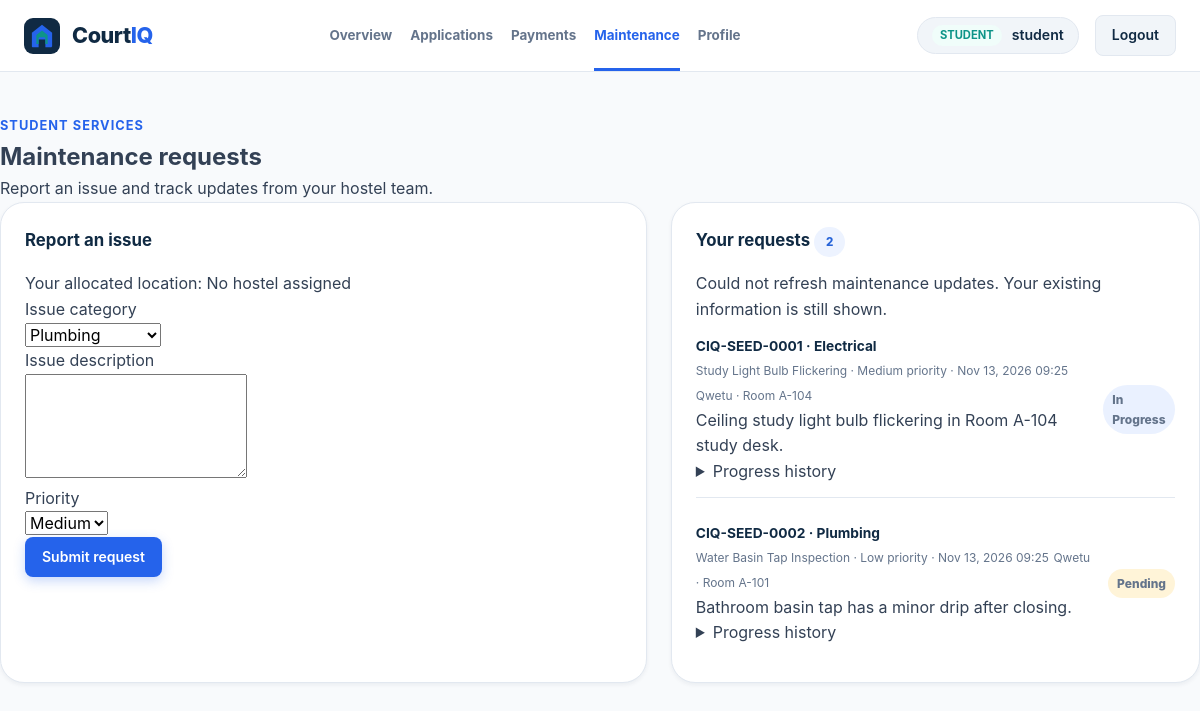
The app's page /student/maintenance.php (signed in) with its own data.
### tables this page shows
CREATE TABLE IF NOT EXISTS `users` (
    `id` INT AUTO_INCREMENT PRIMARY KEY,
    `username` VARCHAR(80) NOT NULL UNIQUE,
    `email` VARCHAR(150) NOT NULL UNIQUE,
    `password_hash` VARCHAR(255) NOT NULL,
    `role` ENUM('student', 'warden', 'administrator') NOT NULL,
    `status` ENUM('active', 'inactive', 'suspended') NOT NULL DEFAULT 'active',
    `approval_status` ENUM('pending', 'approved', 'rejected') NOT NULL DEFAULT 'approved',
    `approval_decided_by` INT DEFAULT NULL,
    `approval_decided_at` DATETIME DEFAULT NULL,
    `created_at` TIMESTAMP DEFAULT CURRENT_TIMESTAMP,
    `updated_at` TIMESTAMP DEFAULT CURRENT_TIMESTAMP ON UPDATE CURRENT_TIMESTAMP,
    INDEX `idx_users_role` (`role`),
    INDEX `idx_users_status` (`status`),
    INDEX `idx_users_approval_status` (`approval_status`, `role`),
    FOREIGN KEY (`approval_decided_by`) REFERENCES `users`(`id`) ON DELETE SET NULL
);

CREATE TABLE IF NOT EXISTS `maintenance_requests` (
    `id` INT AUTO_INCREMENT PRIMARY KEY,
    `reference_no` VARCHAR(100) NOT NULL UNIQUE,
    `user_id` INT NOT NULL,
    `hostel_id` INT DEFAULT NULL,
    `room_id` INT DEFAULT NULL,
    `hostel_name_snapshot` VARCHAR(150) DEFAULT NULL,
    `room_number_snapshot` VARCHAR(50) DEFAULT NULL,
    `title` VARCHAR(180) NOT NULL,
    `category` ENUM('Plumbing', 'Electrical', 'Furniture', 'Cleaning', 'Room Facilities', 'Security', 'Other') NOT NULL DEFAULT 'Other',
    `description` TEXT NOT NULL,
    `priority` ENUM('low', 'medium', 'high') NOT NULL DEFAULT 'medium',
    `status` ENUM('pending', 'in_progress', 'resolved', 'rejected') NOT NULL DEFAULT 'pending',
    `latest_response` TEXT DEFAULT NULL,
    `resolution_notes` TEXT DEFAULT NULL,
    `created_at` TIMESTAMP DEFAULT CURRENT_TIMESTAMP,
    `updated_at` TIMESTAMP DEFAULT CURRENT_TIMESTAMP ON UPDATE CURRENT_TIMESTAMP,
    FOREIGN KEY (`user_id`) REFERENCES `users`(`id`) ON DELETE CASCADE,
    FOREIGN KEY (`hostel_id`) REFERENCES `hostel_profiles`(`id`) ON DELETE SET NULL,
    FOREIGN KEY (`room_id`) REFERENCES `rooms`(`id`) ON DELETE SET NULL,
    INDEX `idx_maintenance_hostel` (`hostel_id`, `status`),
    INDEX `idx_maintenance_filters` (`status`, `category`, `hostel_id`)
);

### includes/auth.php (called while the page is built, shortened)
<?php
require_once __DIR__ . '/functions.php';
function isLoggedIn(): bool
{
    return isset($_SESSION['courtiq_user']) && !empty($_SESSION['courtiq_user']['id']);
}
function currentUser(): ?array
{
    return isLoggedIn() ? $_SESSION['courtiq_user'] : null;
}
function projectUrl(string $path = ''): string
{
    $scriptName = $_SERVER['SCRIPT_NAME'] ?? '/index.php';
    $directory = str_replace('\\', '/', dirname($scriptName));
    $subdirs = ['student', 'warden', 'admin', 'includes', 'config', 'database'];
    $currentBase = basename($directory);
    if (in_array($currentBase, $subdirs, true)) {
        $directory = dirname($directory);
    }
    $root = rtrim(str_replace('\\', '/', $directory), '/');
    $cleanPath = ltrim($path, '/');
    return $root === '' ? '/' . $cleanPath : $root . '/' . $cleanPath;
}
function requireRole(array $allowedRoles): void
{
    require_once __DIR__ . '/db.php';
    $userId = (int)currentUser()['id'];
    $stmt = db()->prepare('SELECT u.username, u.email, u.role, u.status, u.approval_status, sp.full_name, sp.student_number
        FROM users u LEFT JOIN student_profiles sp ON sp.user_id = u.id WHERE u.id = ?');
    $stmt->bind_param('i', $userId);
    if (!$stmt->execute()) {
        error_log('CourtIQ could not execute the current account authorization check: ' . $stmt->error);
        $stmt->close();
        http_response_code(503);
        exit('Account authorization is temporarily unavailable.');
    }
    $user = $stmt->get_result()->fetch_assoc();
}

### includes/functions.php (called while the page is built, shortened)
<?php
function e(?string $value): string
{
    return htmlspecialchars((string)$value, ENT_QUOTES, 'UTF-8');
}

### includes/db.php (called while the page is built, shortened)
<?php
$dbConfigFile = __DIR__ . '/../config/database.php';
$dbConfig = require $dbConfigFile;
try {
    $db = @new mysqli(
        $dbConfig['host'],
        $dbConfig['username'],
        $dbConfig['password'],
        $dbConfig['database'],
        (int)$dbConfig['port']
    );
    if (!empty($dbConfig['charset'])) {
        $db->set_charset($dbConfig['charset']);
    }
} catch (Throwable $t) {
    error_log('CourtIQ Database Exception: ' . $t->getMessage());
    http_response_code(503);
    die('The CourtIQ database service is temporarily unavailable.');
}
function db(): mysqli
{
    global $db;
    return $db;
}

### student/maintenance.php (the view, shortened to what this page needs)
<?php
require_once __DIR__ . '/../includes/auth.php';
require_once __DIR__ . '/../includes/db.php';
requireRole(['student']);
$userId = (int)currentUser()['id'];
$conn = db();
$allocationStmt = $conn->prepare("SELECT h.name AS hostel_name, r.room_number
    FROM room_allocations a
    JOIN rooms r ON r.id = a.room_id
    JOIN hostel_profiles h ON h.id = r.hostel_id
    WHERE a.student_id = ? AND a.status = 'active' LIMIT 1");
$allocationStmt->bind_param('i', $userId);
$allocationStmt->execute();
$allocation = $allocationStmt->get_result()->fetch_assoc();
$requestStmt = $conn->prepare("SELECT id, reference_no, title, category, description, priority, status,
        hostel_name_snapshot, room_number_snapshot, latest_response, resolution_notes, created_at
    FROM maintenance_requests WHERE user_id = ? ORDER BY created_at DESC");
$requestStmt->bind_param('i', $userId);
$requestStmt->execute();
$requests = $requestStmt->get_result()->fetch_all(MYSQLI_ASSOC);
?>
<!doctype html>
<html lang="en">
<head>
    <link rel="stylesheet" href="<?= projectUrl('assets/css/style.css') ?>">
</head>
<body class="dashboard-layout" data-maintenance-endpoint="<?= e(projectUrl('student/maintenance-updates.php')) ?>">
<?php require __DIR__ . '/partials/nav.php'; ?>
<main class="dashboard-content-main container">
    <section class="role-page-heading"><span class="dash-welcome-eyebrow">STUDENT SERVICES</span><h1>Maintenance requests</h1><p>Report an issue and track updates from your hostel team.</p></section>
    <section class="dashboard-visual-grid">
        <div class="visual-card">
            <h2>Report an issue</h2>
            <p>Your allocated location: <?= e($allocation['hostel_name'] ?? 'No hostel assigned') ?><?= !empty($allocation['room_number']) ? ' · Room ' . e($allocation['room_number']) : '' ?></p>
            <form method="post" action="actions.php">
                <p><label for="category">Issue category</label><br><select id="category" name="category" required>
                    <option value="Plumbing">Plumbing</option><option value="Electrical">Electrical</option>
                </select></p>
                <p><label for="description">Issue description</label><br><textarea id="description" name="description" rows="4" maxlength="5000" required></textarea></p>
                <p><label for="priority">Priority</label><br><select id="priority" name="priority">
                    <option value="low">Low</option><option value="medium" selected>Medium</option><option value="high">High</option>
                </select></p>
                <button class="btn btn-primary btn-sm">Submit request</button>
            </form>
        </div>
        <section class="visual-card">
            <h2>Your requests <span class="admin-count" data-maintenance-count="total"><?= count($requests) ?></span></h2>
            <p aria-live="polite" data-maintenance-refresh-status>Updates automatically every 20 seconds.</p>
            <div class="activity-list" data-maintenance-list>
                <?php foreach ($requests as $request): ?>
                    <article class="activity-item"><div>
                        <strong><?= e($request['reference_no']) ?> · <?= e($request['category']) ?></strong>
                        <span><?= e($request['title']) ?> · <?= e(ucfirst($request['priority'])) ?> priority · <?= e(date('M j, Y H:i', strtotime($request['created_at']))) ?></span>
                        <span><?= e($request['hostel_name_snapshot'] ?: 'Hostel not assigned') ?><?= $request['room_number_snapshot'] ? ' · Room ' . e($request['room_number_snapshot']) : '' ?></span>
                        <p><?= nl2br(e($request['description'])) ?></p>
                        <details><summary>Progress history</summary>
                        </details>
                    </div><span class="status-pill status-<?= e($request['status']) ?>"><?= e(str_replace('_', ' ', ucfirst($request['status']))) ?></span></article>
                <?php endforeach; ?>
            </div>
        </section>
    </section>
</main>
</body>
</html>

### student/partials/nav.php (shortened to what this page needs)
<?php
$studentPage = basename($_SERVER['SCRIPT_NAME'] ?? 'index.php');
?>
<header class="dashboard-nav-bar role-topbar">
    <div class="container dashboard-nav-inner">
        <a href="<?= projectUrl('index.php') ?>" class="brand" aria-label="CourtIQ home"><span class="brand-icon-box"></span><span class="brand-text">Court<span>IQ</span></span></a>
        <nav class="role-nav-links" aria-label="Student navigation">
            <a class="<?= $studentPage === 'index.php' ? 'is-active' : '' ?>" href="index.php">Overview</a>
            <a class="<?= $studentPage === 'applications.php' ? 'is-active' : '' ?>" href="applications.php">Applications</a>
            <a class="<?= $studentPage === 'payments.php' ? 'is-active' : '' ?>" href="payments.php">Payments</a>
            <a class="<?= $studentPage === 'maintenance.php' ? 'is-active' : '' ?>" href="maintenance.php">Maintenance</a>
            <a class="<?= $studentPage === 'profile.php' ? 'is-active' : '' ?>" href="profile.php">Profile</a>
        </nav>
        <div class="user-badge-wrap"><div class="user-profile-pill"><span class="role-tag-badge badge-student">Student</span><span><?= e(currentUser()['full_name'] ?: currentUser()['username']) ?></span></div><a href="<?= projectUrl('logout.php') ?>" class="btn btn-secondary btn-sm">Logout</a></div>
    </div>
</header>

### records on screen
users: username "student"
maintenance_requests: reference_no "CIQ-SEED-0001", category "Electrical", title "Study Light Bulb Flickering", priority "Medium", created_at "Nov 13, 2026 09:25", hostel_name_snapshot "Qwetu", room_number_snapshot "A-104", description "Ceiling study light bulb flickering in Room A-104 study desk.", status "In Progress"
maintenance_requests: reference_no "CIQ-SEED-0002", category "Plumbing", title "Water Basin Tap Inspection", priority "Low", created_at "Nov 13, 2026 09:25", hostel_name_snapshot "Qwetu", room_number_snapshot "A-101", description "Bathroom basin tap has a minor drip after closing.", status "Pending"

### other values on screen
$allocation['hostel_name'] "No hostel assigned"
count($requests) "2"
